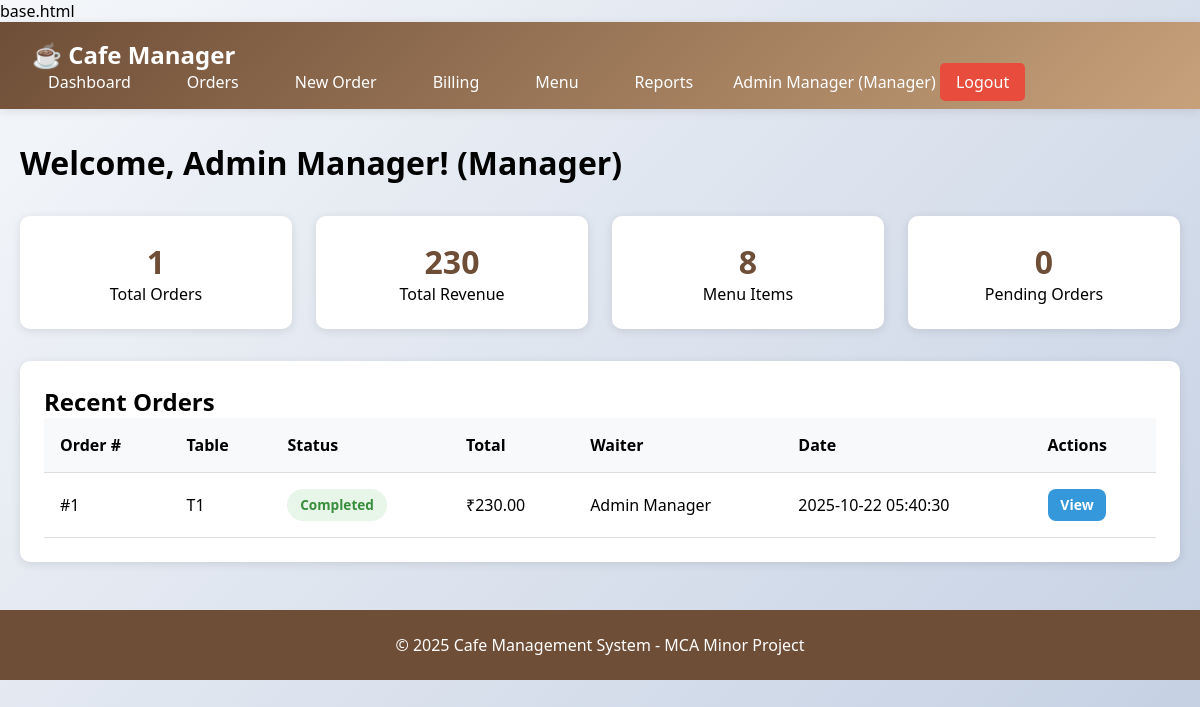
The page /dashboard (signed in) on the database as committed earlier.
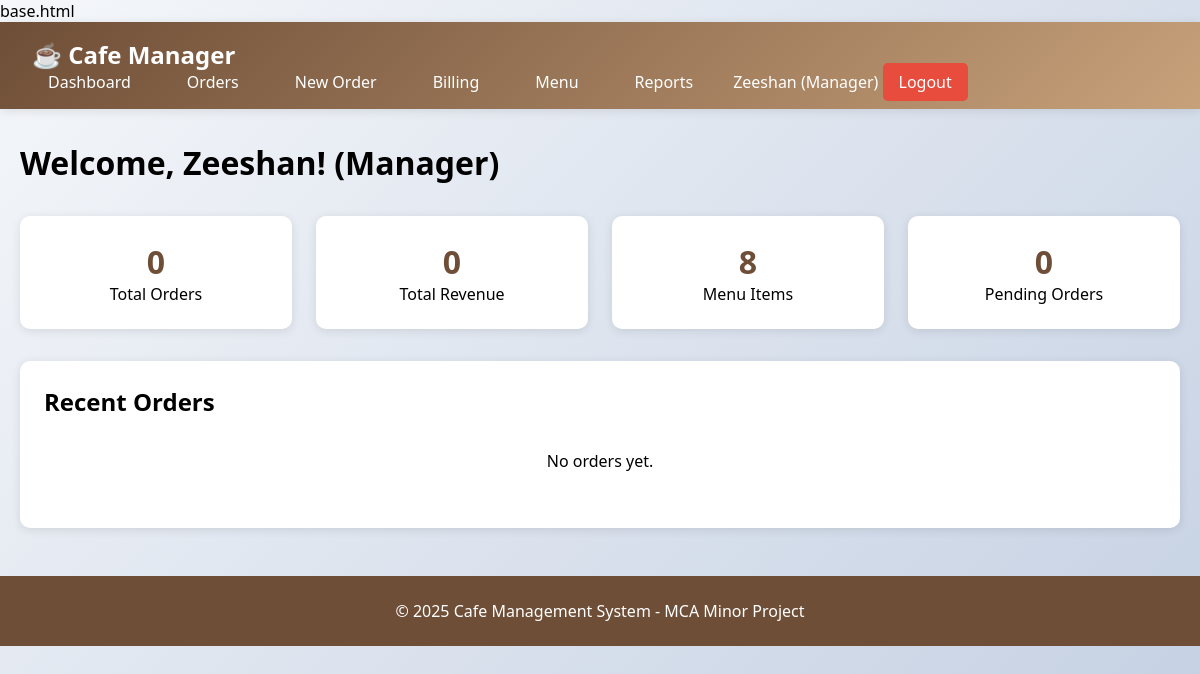
The same page on the database as committed later.
### tables this page shows
CREATE TABLE users (
    id INTEGER PRIMARY KEY AUTOINCREMENT,
    name VARCHAR(100) NOT NULL,
    email VARCHAR(100) UNIQUE NOT NULL,
    password VARCHAR(255) NOT NULL,
    role VARCHAR(20) NOT NULL CHECK(role IN ('Manager', 'Cashier', 'Waiter')),
    created_at TIMESTAMP DEFAULT CURRENT_TIMESTAMP
);

CREATE TABLE orders (
    id INTEGER PRIMARY KEY AUTOINCREMENT,
    table_no VARCHAR(10) NOT NULL,
    status VARCHAR(20) DEFAULT 'Placed' CHECK(status IN ('Placed', 'Preparing', 'Completed', 'Cancelled')),
    total_amount DECIMAL(10, 2) DEFAULT 0,
    waiter_id INTEGER NOT NULL,
    created_at TIMESTAMP DEFAULT CURRENT_TIMESTAMP,
    FOREIGN KEY (waiter_id) REFERENCES users(id)
);

### app.py (the view, shortened to what this page needs)
@app.route('/dashboard')
@login_required
def dashboard():
    conn = get_db_connection()
    stats = {}
    if session['role'] == 'Manager':
        stats['total_orders'] = conn.execute('SELECT COUNT(*) as count FROM orders').fetchone()['count']
        stats['total_revenue'] = conn.execute('SELECT SUM(total_amount) as total FROM orders WHERE status = "Completed"').fetchone()['total'] or 0
        stats['menu_items'] = conn.execute('SELECT COUNT(*) as count FROM menu_items').fetchone()['count']
        stats['pending_orders'] = conn.execute('SELECT COUNT(*) as count FROM orders WHERE status != "Completed"').fetchone()['count']
        recent_orders = conn.execute('''
            SELECT o.*, u.name as waiter_name
            FROM orders o
            JOIN users u ON o.waiter_id = u.id
            ORDER BY o.created_at DESC LIMIT 5
        ''').fetchall()
    conn.close()
    return render_template('dashboard.html', stats=stats, recent_orders=recent_orders)

### app.py (called while the page is built)
def get_db_connection():
    conn = sqlite3.connect(DATABASE)
    conn.row_factory = sqlite3.Row
    return conn

def login_required(f):
    @wraps(f)
    def decorated_function(*args, **kwargs):
        if 'user_id' not in session:
            flash('Please login first!', 'error')
            return redirect(url_for('login'))
        return f(*args, **kwargs)
    return decorated_function

### templates/dashboard.html (shortened to what this page needs)
{% extends "base.html" %}
{% block content %}
<h1>Welcome, {{ session.user_name }}! ({{ session.role }})</h1>
<div style="display: grid; grid-template-columns: repeat(auto-fit, minmax(200px, 1fr)); gap: 1.5rem; margin: 2rem 0;">
    {% for key, value in stats.items() %}
    <div style="background: white; padding: 1.5rem; border-radius: 10px; text-align: center; box-shadow: 0 2px 10px rgba(0,0,0,0.1);">
        <h3 style="font-size: 2rem; color: #6F4E37;">{{ value }}</h3>
        <p>{{ key.replace('_', ' ').title() }}</p>
    </div>
    {% endfor %}
</div>
<div class="card">
    <h2>Recent Orders</h2>
    {% if recent_orders %}
    <table class="table">
        <thead>
            <tr>
                <th>Order #</th>
                <th>Table</th>
                <th>Status</th>
                <th>Total</th>
                {% if session.role != 'Waiter' %}
                <th>Waiter</th>
                {% endif %}
                <th>Date</th>
                <th>Actions</th>
            </tr>
        </thead>
        <tbody>
            {% for order in recent_orders %}
            <tr>
                <td>#{{ order.id }}</td>
                <td>{{ order.table_no }}</td>
                <td><span class="badge badge-{{ order.status.lower() }}">{{ order.status }}</span></td>
                <td>₹{{ "%.2f"|format(order.total_amount) }}</td>
                {% if session.role != 'Waiter' %}
                <td>{{ order.waiter_name }}</td>
                {% endif %}
                <td>{{ order.created_at }}</td>
                <td>
                    <a href="{{ url_for('view_order', order_id=order.id) }}" class="btn btn-sm btn-info">View</a>
                </td>
            </tr>
            {% endfor %}
        </tbody>
    </table>
    {% else %}
    <p style="text-align: center; padding: 2rem;">No orders yet.</p>
    {% endif %}
</div>
{% endblock %}

### templates/base.html (shortened to what this page needs)
<!DOCTYPE html>
<html lang="en">
<head>
</head>
<body>
    {% if session.user_id %}
    <nav class="navbar">
        <div class="nav-container">
            <a href="{{ url_for('dashboard') }}" class="nav-brand">☕ Cafe Manager</a>
            <ul class="nav-menu">
                <li><a href="{{ url_for('dashboard') }}">Dashboard</a></li>
                {% if session.role in ['Waiter', 'Manager'] %}
                <li><a href="{{ url_for('orders') }}">Orders</a></li>
                <li><a href="{{ url_for('create_order') }}">New Order</a></li>
                {% endif %}
                {% if session.role in ['Cashier', 'Manager'] %}
                <li><a href="{{ url_for('billing') }}">Billing</a></li>
                {% endif %}
                <li><a href="{{ url_for('menu') }}">Menu</a></li>
                {% if session.role == 'Manager' %}
                <li><a href="{{ url_for('reports') }}">Reports</a></li>
                {% endif %}
                <li>
                    <span style="color: white;">{{ session.user_name }} ({{ session.role }})</span>
                    <a href="{{ url_for('logout') }}" class="btn-logout">Logout</a>
                </li>
            </ul>
        </div>
    </nav>
    {% endif %}
    <main class="container">
        {% block content %}{% endblock %}
    </main>
    <footer class="footer">
        <p>&copy; 2025 Cafe Management System - MCA Minor Project</p>
    </footer>
</body>
</html>

### templates/base.html (style rules this page uses)
* { margin: 0; padding: 0; box-sizing: border-box; }
body { font-family: 'Segoe UI', Tahoma, Geneva, Verdana, sans-serif; background: linear-gradient(135deg, #f5f7fa 0%, #c3cfe2 100%); min-height: 100vh; }
.navbar { background: linear-gradient(135deg, #6F4E37 0%, #C7A17A 100%); padding: 1rem 2rem; box-shadow: 0 2px 10px rgba(0,0,0,0.1); }
.nav-container { max-width: 1200px; margin: 0 auto; display: flex; justify-content: space-between; align-items: center; flex-wrap: wrap; }
.nav-brand { font-size: 1.5rem; font-weight: bold; color: white; text-decoration: none; }
.nav-menu { display: flex; list-style: none; gap: 1.5rem; align-items: center; }
.nav-menu a { color: white; text-decoration: none; padding: 0.5rem 1rem; border-radius: 5px; transition: background 0.3s; }
.btn-logout { background: #e74c3c; padding: 0.5rem 1rem; border-radius: 5px; color: white; text-decoration: none; }
.container { max-width: 1200px; margin: 2rem auto; padding: 0 20px; }
.card { background: white; border-radius: 10px; padding: 1.5rem; margin-bottom: 2rem; box-shadow: 0 2px 10px rgba(0,0,0,0.1); }
.footer { background: #6F4E37; color: white; text-align: center; padding: 1.5rem; margin-top: 3rem; }

Rows that differ between the two databases and show on the page:
no longer on this page (row edited): users: user_name "Admin Manager", role "Manager"
removed orders: id "1", table_no "T1", status "Completed", total_amount "230.00", waiter_name "Admin Manager", created_at "2025-10-22 05:40:30"
Other text that changed with them:
{{ session.user_name }}: (not shown) → "Zeeshan"
{{ session.role }}: (not shown) → "Manager"
new list line: "0 Total Orders"
new list line: "0 Total Revenue"
text no longer shown: "Order # Table Status Total Waiter Date Actions"
text now shown: "No orders yet."
list line gone: "1 Total Orders"
list line gone: "230 Total Revenue"
